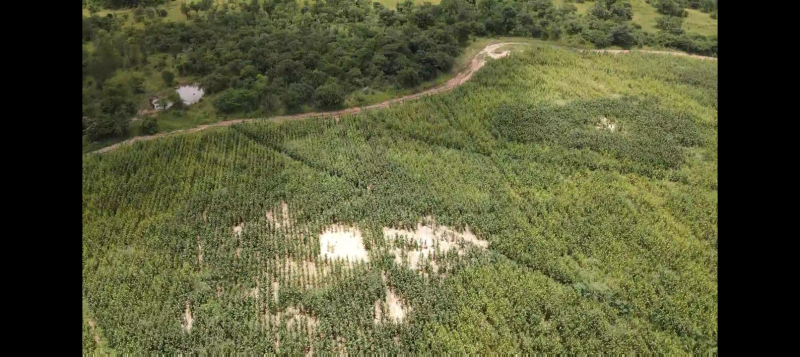
#> input picture images/b.png, 1600 x 714 px (shown at 1/2 size)
$ python detect.py
#> lines starting #> are read from the running program, lines starting #| are printed output that depends on the picture; after the words box and inside, x2 and y2 are one past the last pixel; in counts of white or black regions, pixels touching at a corner belong together
import cv2
import numpy as np

# Load image
img = cv2.imread('./images/b.png')
#> img is the input picture: shape (714, 1600, 3); mean B, G, R 54.8, 88.7, 86.3
if img is None:
    raise Exception("Image not found. Please check the image path.")

# Convert image from BGR to HSV
hsv = cv2.cvtColor(img, cv2.COLOR_BGR2HSV)
#> hsv: shape (714, 1600, 3); mean H, S, V 26, 83.7, 89.6

# Define the green color range (you might need to adjust these values)
lower_green = np.array([35, 40, 40])
upper_green = np.array([85, 255, 255])

# Create a mask for green colors
mask = cv2.inRange(hsv, lower_green, upper_green)
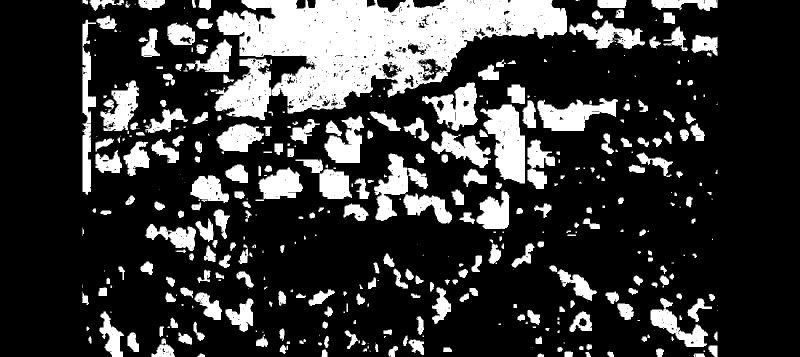
#> mask: shape (714, 1600) (shown at 1/2 size); 22.1% white; 459 white regions (141 under 20 px), largest, box (x1, y1, x2, y2) and area: (433, 0, 1134, 227) 82782, (960, 209, 1050, 367) 8598, (420, 117, 542, 240) 8281

# Optional: refine mask using morphology (remove noise)
kernel = np.ones((5,5),np.uint8)
mask = cv2.morphologyEx(mask, cv2.MORPH_OPEN, kernel)
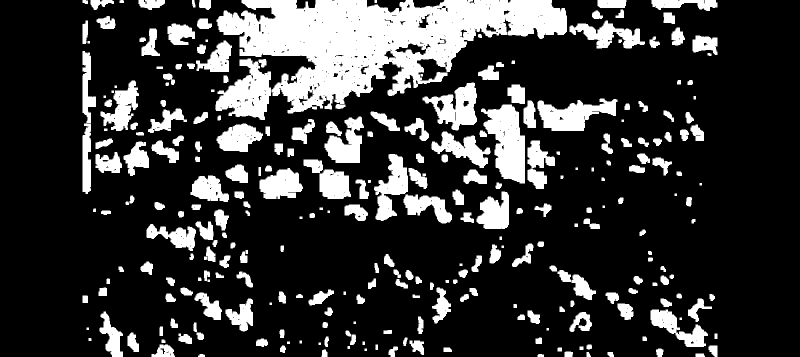
#> mask: shape (714, 1600) (shown at 1/2 size); 21.1% white; 285 white regions, largest, box (x1, y1, x2, y2) and area: (433, 0, 1134, 227) 80193, (962, 209, 1050, 367) 8575, (431, 117, 542, 240) 7719
mask = cv2.morphologyEx(mask, cv2.MORPH_CLOSE, kernel)
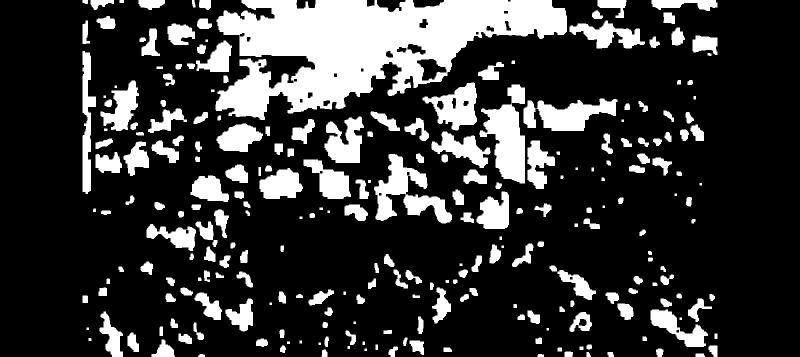
#> mask: shape (714, 1600) (shown at 1/2 size); 21.5% white; 252 white regions, largest, box (x1, y1, x2, y2) and area: (431, 0, 1134, 240) 90812, (959, 169, 1050, 367) 9931, (748, 308, 904, 447) 8688

# Calculate canopy cover percentage
canopy_area = np.sum(mask > 0)
#> canopy_area = 246027
total_area = img.shape[0] * img.shape[1]
#> total_area = 1142400
canopy_cover_percentage = (canopy_area / total_area) * 100
#> canopy_cover_percentage = 21.54
print(f"Canopy Cover Percentage: {canopy_cover_percentage:.2f}%")
#| Canopy Cover Percentage: 21.54%
cv2.imwrite("green_mask.jpg", mask)

# Display the mask and original image for comparison
cv2.imshow("Original Image", img)
cv2.imshow("Green Mask", mask)
cv2.waitKey(20000)
cv2.destroyAllWindows()
